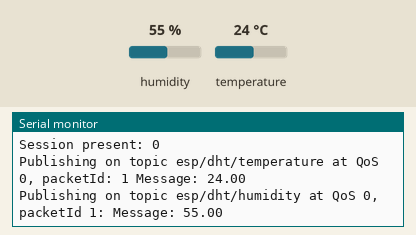
This sketch was run on a simulated ESP8266 (NodeMCU). On the bench: the last lines printed to the serial monitor. Inputs (shaded band) come from the test bench; at power-on: humidity 55 %, temperature 24 °C. WiFi joins after 1.5 s; servers stay silent unless stated; no MQTT or app messages arrive unless stated.

Above: at 18.0 s.
18.1 s: humidity set to 22 %
At 20.8 s:
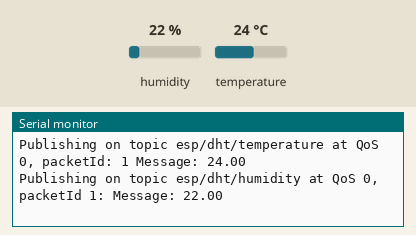
33.1 s: temperature set to 12 °C
At 40.8 s:
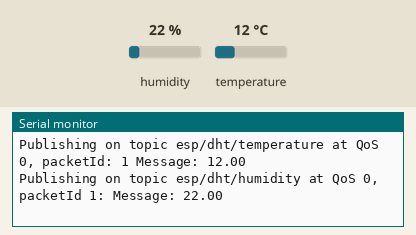
48.1 s: humidity set to 40 %
At 50.8 s:
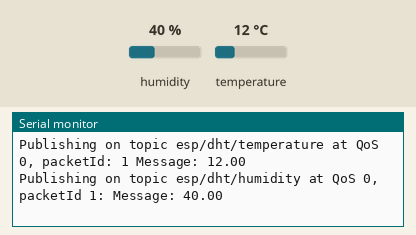
Timing chart, 0 to 52.3 s (numbered marks = the images above; inputs shaded):
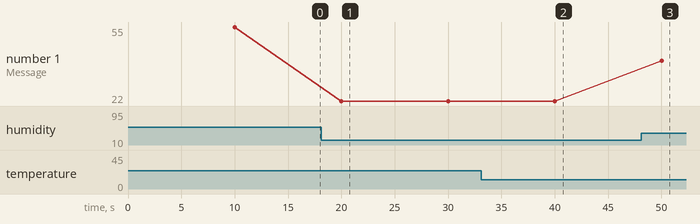

The sketch:

suhu_kelembaban.ino
```cpp
#include "DHT.h"
#include <ESP8266WiFi.h>
#include <Ticker.h>
#include <AsyncMqttClient.h>

#define WIFI_SSID "Anas"
#define WIFI_PASSWORD "12345"

// Raspberri Pi Mosquitto MQTT Broker
#define MQTT_HOST IPAddress(192, 168, 43, 142)
#define MQTT_PORT 1883

// Temperature MQTT Topics
#define MQTT_PUB_TEMP "esp/dht/temperature"
#define MQTT_PUB_HUM "esp/dht/humidity"

// Digital pin connected to the DHT sensor
#define DHTPIN 14

// Uncomment whatever DHT sensor type you're using
#define DHTTYPE DHT22

// Initialize DHT sensor
DHT dht(DHTPIN, DHTTYPE);

// Variables to hold sensor readings
float temp;
float hum;

AsyncMqttClient mqttClient;
Ticker mqttReconnectTimer;

WiFiEventHandler wifiConnectHandler;
WiFiEventHandler wifiDisconnectHandler;
Ticker wifiReconnectTimer;

unsigned long previousMillis = 0;   // Stores last time temperature was published
const long interval = 10000;        // Interval at which to publish sensor readings

void connectToWifi() {
  Serial.println("Connecting to Wi-Fi...");
  WiFi.begin(WIFI_SSID, WIFI_PASSWORD);
}

void onWifiConnect(const WiFiEventStationModeGotIP& event) {
  Serial.println("Connected to Wi-Fi.");
  connectToMqtt();
}

void onWifiDisconnect(const WiFiEventStationModeDisconnected& event) {
  Serial.println("Disconnected from Wi-Fi.");
  mqttReconnectTimer.detach(); // ensure we don't reconnect to MQTT while reconnecting to Wi-Fi
  wifiReconnectTimer.once(2, connectToWifi);
}

void connectToMqtt() {
  Serial.println("Connecting to MQTT...");
  mqttClient.connect();
}

void onMqttConnect(bool sessionPresent) {
  Serial.println("Connected to MQTT.");
  Serial.print("Session present: ");
  Serial.println(sessionPresent);
}

void onMqttDisconnect(AsyncMqttClientDisconnectReason reason) {
  Serial.println("Disconnected from MQTT.");

  if (WiFi.isConnected()) {
    mqttReconnectTimer.once(2, connectToMqtt);
  }
}

void onMqttSubscribe(uint16_t packetId, uint8_t qos) {
  Serial.println("Subscribe acknowledged.");
  Serial.print("  packetId: ");
  Serial.println(packetId);
  Serial.print("  qos: ");
  Serial.println(qos);
}

void onMqttUnsubscribe(uint16_t packetId) {
  Serial.println("Unsubscribe acknowledged.");
  Serial.print("  packetId: ");
  Serial.println(packetId);
}

void onMqttPublish(uint16_t packetId) {
  Serial.print("Publish acknowledged.");
  Serial.print("  packetId: ");
  Serial.println(packetId);
}

void setup() {
  Serial.begin(115200);
  Serial.println();

  dht.begin();

  wifiConnectHandler = WiFi.onStationModeGotIP(onWifiConnect);
  wifiDisconnectHandler = WiFi.onStationModeDisconnected(onWifiDisconnect);

  mqttClient.onConnect(onMqttConnect);
  mqttClient.onDisconnect(onMqttDisconnect);
  mqttClient.onSubscribe(onMqttSubscribe);
  mqttClient.onUnsubscribe(onMqttUnsubscribe);
  mqttClient.onPublish(onMqttPublish);
  mqttClient.setServer(MQTT_HOST, MQTT_PORT);
  // If your broker requires authentication (username and password), set them below
  //mqttClient.setCredentials("REPlACE_WITH_YOUR_USER", "REPLACE_WITH_YOUR_PASSWORD");

  connectToWifi();
}

void loop() {
  unsigned long currentMillis = millis();
  // Every X number of seconds (interval = 10 seconds)
  // it publishes a new MQTT message
  if (currentMillis - previousMillis >= interval) {
    // Save the last time a new reading was published
    previousMillis = currentMillis;
    // New DHT sensor readings
    hum = dht.readHumidity();
    // Read temperature as Celsius (the default)
    temp = dht.readTemperature();
    // Read temperature as Fahrenheit (isFahrenheit = true)
    //temp = dht.readTemperature(true);

    // Publish an MQTT message on topic esp/dht/temperature
    uint16_t packetIdPub1 = mqttClient.publish(MQTT_PUB_TEMP, 1, true, String(temp).c_str());
    Serial.printf("Publishing on topic %s at QoS 0, packetId: %i ", MQTT_PUB_TEMP, packetIdPub1);
    Serial.printf("Message: %.2f \n", temp);

    // Publish an MQTT message on topic esp/dht/humidity
    uint16_t packetIdPub2 = mqttClient.publish(MQTT_PUB_HUM, 1, true, String(hum).c_str());
    Serial.printf("Publishing on topic %s at QoS 0, packetId %i: ", MQTT_PUB_HUM, packetIdPub2);
    Serial.printf("Message: %.2f \n", hum);
  }
}
```

Measured:
- after the input at 18.1 s, the serial monitor: prints a new line after 1.9 s (image 1)
- after the input at 33.1 s, the serial monitor: prints a new line after 6.9 s (image 2)
- after the input at 48.1 s, the serial monitor: prints a new line after 1.9 s (image 3)
- plotted number 1: 55 → 22 after the input at 18.1 s, 22 → 40 after the input at 48.1 s
